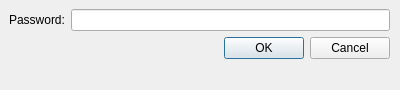
<?xml version="1.0" encoding="UTF-8"?>
<ui version="4.0">
 <class>Dialog</class>
 <widget class="QDialog" name="Dialog">
  <property name="geometry">
   <rect>
    <x>0</x>
    <y>0</y>
    <width>400</width>
    <height>90</height>
   </rect>
  </property>
  <property name="sizePolicy">
   <sizepolicy hsizetype="Fixed" vsizetype="Fixed">
    <horstretch>0</horstretch>
    <verstretch>0</verstretch>
   </sizepolicy>
  </property>
  <property name="windowTitle">
   <string>Login</string>
  </property>
  <widget class="QWidget" name="formLayoutWidget">
   <property name="geometry">
    <rect>
     <x>9</x>
     <y>9</y>
     <width>381</width>
     <height>71</height>
    </rect>
   </property>
   <layout class="QFormLayout" name="formLayout">
    <property name="fieldGrowthPolicy">
     <enum>QFormLayout::AllNonFixedFieldsGrow</enum>
    </property>
    <item row="0" column="0">
     <widget class="QLabel" name="label">
      <property name="text">
       <string>Password:</string>
      </property>
     </widget>
    </item>
    <item row="0" column="1">
     <widget class="QLineEdit" name="passwordEdit">
      <property name="echoMode">
       <enum>QLineEdit::Password</enum>
      </property>
     </widget>
    </item>
    <item row="1" column="1">
     <widget class="QDialogButtonBox" name="buttonBox">
      <property name="orientation">
       <enum>Qt::Horizontal</enum>
      </property>
      <property name="standardButtons">
       <set>QDialogButtonBox::Cancel|QDialogButtonBox::Ok</set>
      </property>
     </widget>
    </item>
   </layout>
  </widget>
 </widget>
 <resources/>
 <connections>
  <connection>
   <sender>buttonBox</sender>
   <signal>accepted()</signal>
   <receiver>Dialog</receiver>
   <slot>accept()</slot>
   <hints>
    <hint type="sourcelabel">
     <x>248</x>
     <y>254</y>
    </hint>
    <hint type="destinationlabel">
     <x>157</x>
     <y>274</y>
    </hint>
   </hints>
  </connection>
  <connection>
   <sender>buttonBox</sender>
   <signal>rejected()</signal>
   <receiver>Dialog</receiver>
   <slot>reject()</slot>
   <hints>
    <hint type="sourcelabel">
     <x>316</x>
     <y>260</y>
    </hint>
    <hint type="destinationlabel">
     <x>286</x>
     <y>274</y>
    </hint>
   </hints>
  </connection>
 </connections>
</ui>
